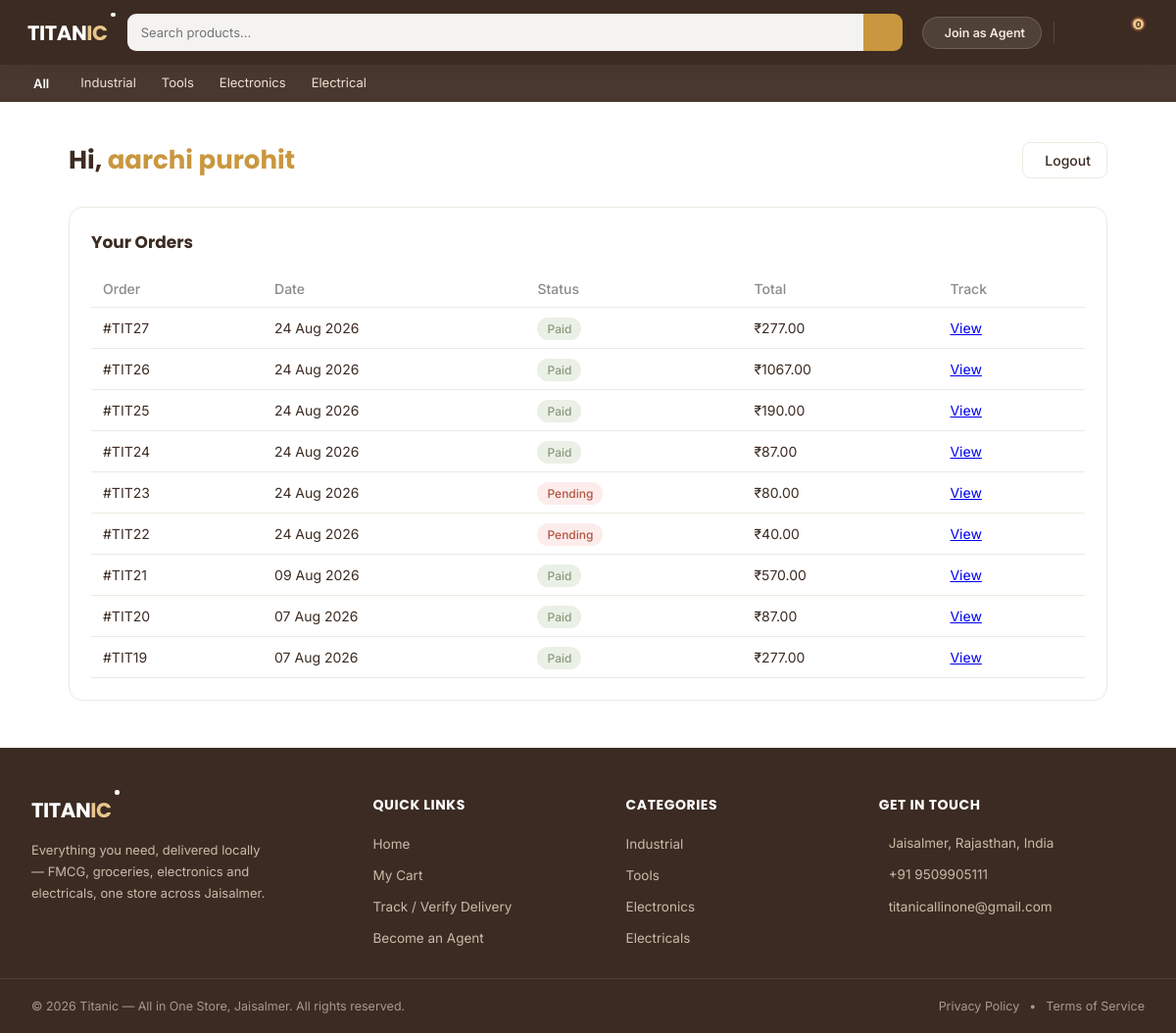
The app's page /customer/dashboard/ (signed in), older data.
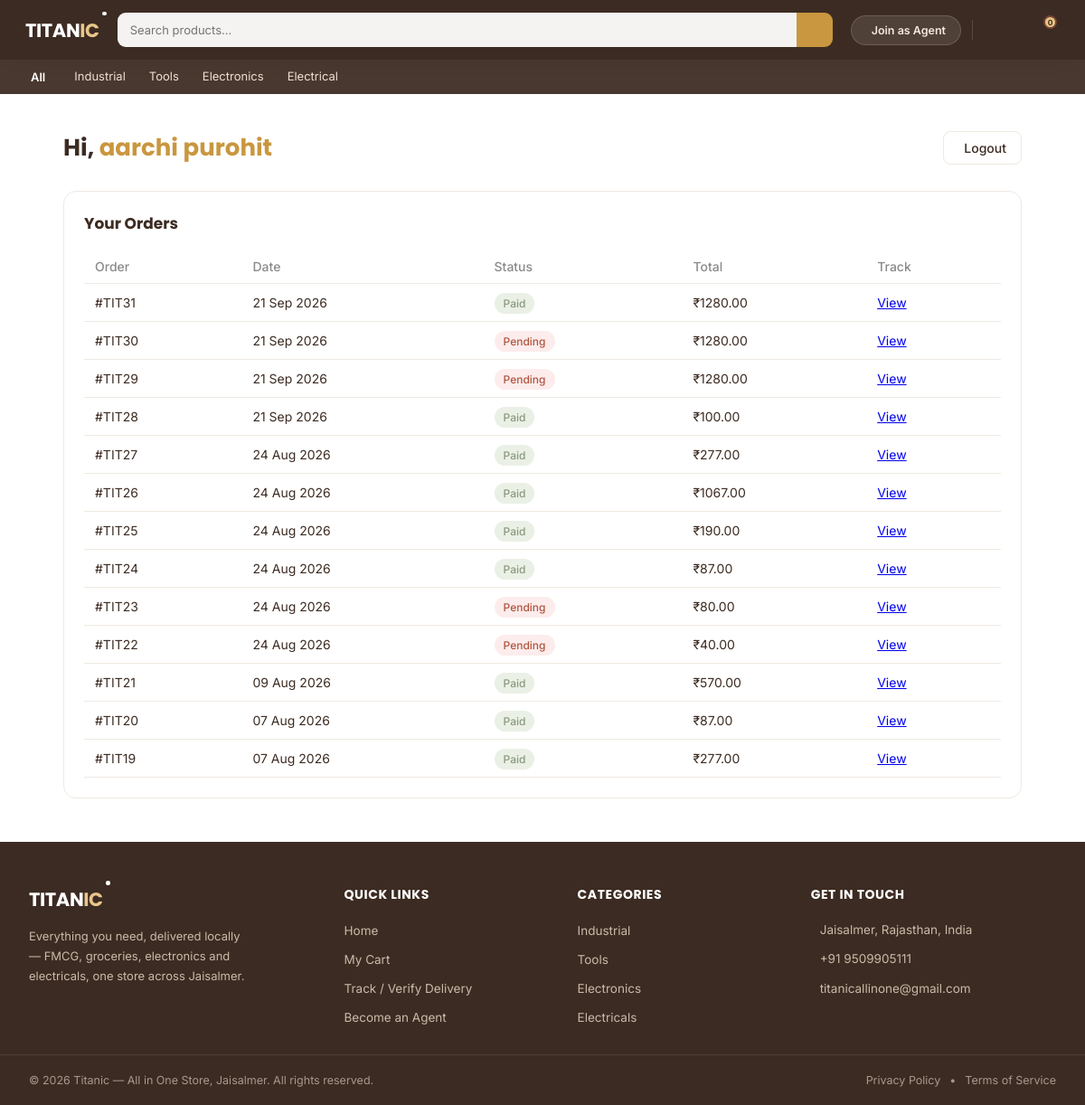
The same page, newer data.
### orders/models.py (models this page shows, shortened)
class Order(models.Model):
    STATUS_CHOICES = [
        ('pending', 'Pending'),
        ('paid', 'Paid'),
        ('shipped', 'Shipped'),
        ('delivered', 'Delivered'),
    ]
    customer = models.ForeignKey(User, null=True, blank=True, on_delete=models.SET_NULL, related_name='orders')
    full_name = models.CharField(max_length=100)
    phone = models.CharField(max_length=15)
    address = models.TextField()
    pincode = models.CharField(max_length=10)
    referred_by = models.ForeignKey(Agent, null=True, blank=True, on_delete=models.SET_NULL)
    status = models.CharField(max_length=20, choices=STATUS_CHOICES, default='pending')
    delivery_otp = models.CharField(max_length=6, null=True, blank=True)
    razorpay_order_id = models.CharField(max_length=100, null=True, blank=True)
    created_at = models.DateTimeField(auto_now_add=True)
    delivery_distance_km = models.DecimalField(max_digits=6, decimal_places=2, null=True, blank=True)
    convenience_charge = models.DecimalField(max_digits=10, decimal_places=2, default=0)

### customers/views.py (the view)
# urls.py: path('customer/dashboard/', views.customer_dashboard, name='customer_dashboard'),
@login_required(login_url='customer_login')
def customer_dashboard(request):
    if not hasattr(request.user, 'customer'):
        messages.error(request, 'Ye page sirf customers ke liye hai.')
        return redirect('customer_login')
    customer = request.user.customer
    orders = request.user.orders.all().order_by('-created_at')
    orders_with_total = []
    for order in orders:
        total = sum(item.price_at_purchase * item.quantity for item in order.items.all())
        orders_with_total.append({'order': order, 'total': total})
    return render(request, 'customers/dashboard.html', {
        'customer': customer,
        'orders_with_total': orders_with_total,
    })

### products/context_processors.py (called while the page is built)
def featured_categories(request):
    return {
        'featured_categories': {
            'industrial': Categories.objects.filter(parent=None, name__in=['Industrial', 'FMCG', 'Fmcg', 'Personal Care & Household']).first(),
            'tools': Categories.objects.filter(parent=None, name__in=['Tools', 'Groceries', 'Grocery']).first(),
            'electronics': Categories.objects.filter(parent=None, name__in=['Electronics']).first(),
            'electricals': Categories.objects.filter(parent=None, name__in=['Electrical', 'Electricals']).first(),
        }
    }

### customers/templates/customers/dashboard.html (shortened to what this page needs)
{% extends 'base.html' %}
{% load static %}
{% block content %}
<link rel="stylesheet" href="{% static 'customers/dashboard.css' %}">
<div class="dash-wrap">
    <div class="dash-header">
        <h1>Hi, <span>{{ customer.name }}</span></h1>
        <a href="{% url 'customer_logout' %}" class="dash-logout">
             Logout
        </a>
    </div>
    <div class="dash-section">
        <h3>Your Orders</h3>
        <table class="dash-table">
            <thead>
                <tr>
                    <th>Order</th>
                    <th>Date</th>
                    <th>Status</th>
                    <th>Total</th>
                    <th>Track</th>
                </tr>
            </thead>
            <tbody>
                {% for entry in orders_with_total %}
                <tr>
                    <td>#TIT{{ entry.order.id }}</td>
                    <td>{{ entry.order.created_at|date:"d M Y" }}</td>
                    <td><span class="badge badge-{{ entry.order.status }}">{{ entry.order.get_status_display }}</span></td>
                    <td>₹{{ entry.total }}</td>
                    <td><a href="{% url 'order_success' entry.order.id %}">View</a></td>
                </tr>
                {% empty %}
                <tr><td colspan="5" class="empty-row">No orders yet. Start shopping!</td></tr>
                {% endfor %}
            </tbody>
        </table>
    </div>
</div>
{% endblock %}

Row changes from the older to the newer data that the page shows:
added Order: order.id "31", order.created_at "21 Sep 2026", order.status "Paid", total "1280.00"
added Order: order.id "30", order.created_at "21 Sep 2026", order.status "Pending", total "1280.00"
added Order: order.id "29", order.created_at "21 Sep 2026", order.status "Pending", total "1280.00"
added Order: order.id "28", order.created_at "21 Sep 2026", order.status "Paid", total "100.00"
